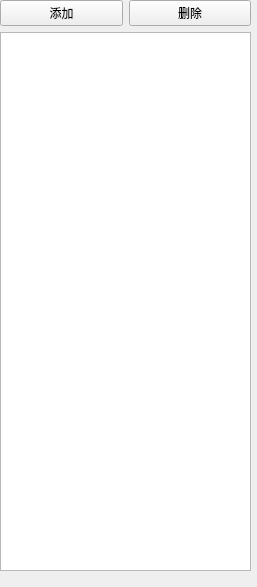
<?xml version="1.0" encoding="UTF-8"?>
<ui version="4.0">
 <class>ResourcesBrowserClass</class>
 <widget class="QWidget" name="ResourcesBrowserClass">
  <property name="geometry">
   <rect>
    <x>0</x>
    <y>0</y>
    <width>257</width>
    <height>587</height>
   </rect>
  </property>
  <property name="windowTitle">
   <string>Form</string>
  </property>
  <widget class="QWidget" name="verticalLayoutWidget">
   <property name="geometry">
    <rect>
     <x>0</x>
     <y>0</y>
     <width>251</width>
     <height>571</height>
    </rect>
   </property>
   <layout class="QVBoxLayout" name="verticalLayout">
    <item>
     <layout class="QHBoxLayout" name="horizontalLayout">
      <item>
       <widget class="QPushButton" name="pushButton_add">
        <property name="text">
         <string>添加</string>
        </property>
       </widget>
      </item>
      <item>
       <widget class="QPushButton" name="pushButton_remove">
        <property name="text">
         <string>删除</string>
        </property>
       </widget>
      </item>
     </layout>
    </item>
    <item>
     <widget class="QTreeView" name="treeView"/>
    </item>
   </layout>
  </widget>
 </widget>
 <resources/>
 <connections/>
</ui>
